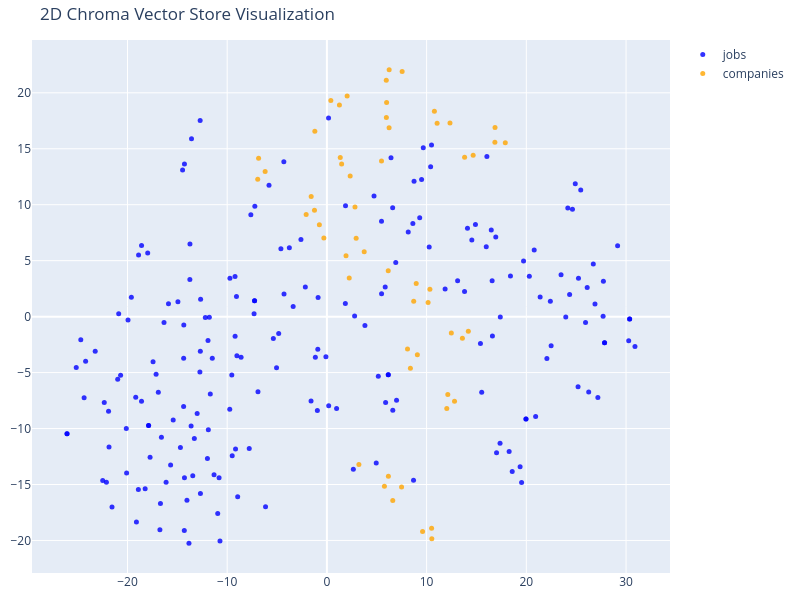

Notebook code cell kept with this figure:
### Markdown cell above
Each dot is one chunk. Hover over a dot to see its text.

Notice how job chunks and company chunks form separate groups: the embedding model has captured that they are about different things.

### Code cell
tsne = TSNE(n_components=2, random_state=42)
reduced_vectors = tsne.fit_transform(vectors)
fig = go.Figure()

for doc_type, color in type_colors.items():
    indexes = [i for i, t in enumerate(doc_types) if t == doc_type]
    fig.add_trace(
        go.Scatter(
            x=reduced_vectors[indexes, 0],
            y=reduced_vectors[indexes, 1],
            mode="markers",
            name=doc_type,
            marker=dict(size=5, color=color, opacity=0.8),
            text=[
                f"Type: {doc_type}<br>Text: {documents[i][:100]}..." for i in indexes
            ],
            hoverinfo="text",
        )
    )

fig.update_layout(
    title="2D Chroma Vector Store Visualization",
    width=800,
    height=600,
    margin=dict(r=20, b=10, l=10, t=40),
)

fig.show()

### Figure 1 — Plotly figure (JSON) as saved in the notebook; plotly's stock layout.template omitted (floating-point values rounded to 4 significant figures; data arrays with more than 128 entries replaced by an {"elided": "..."} marker saying what was removed)
{"data": [{"hoverinfo": "text", "marker": {"color": "blue", "opacity": 0.8, "size": 5}, "mode": "markers", "name": "jobs", "text": {"elided": "200 str values"}, "type": "scatter", "x": {"elided": "200 float values"}, "y": {"elided": "200 float values"}}, {"hoverinfo": "text", "marker": {"color": "orange", "opacity": 0.8, "size": 5}, "mode": "markers", "name": "companies", "text": ["Type: companies<br>Text: ---\ncompany: \"WRITER\"\nresearched_at: \"2026-09-24_0926\"\n---\n\n# WRITER\n\n## Overview\n\nWRITER is a San F...", "Type: companies<br>Text: ## Funding and Ownership\n\nWRITER is **privately held and venture-backed**. It announced a $100 milli...", "Type: companies<br>Text: For the **San Francisco AI engineer role**, WRITER says the work includes designing and deploying sc...", "Type: companies<br>Text: ---\ncompany: \"Trinity Industries\"\nresearched_at: \"2026-09-24_0926\"\n---\n\n# Trinity Industries\n\n## Ove...", "Type: companies<br>Text: ## Funding and Ownership\n\nTrinity Industries is **publicly traded**, with common stock listed under ...", "Type: companies<br>Text: The **AI Engineer Associate** posting focuses on a different, enterprise-wide use case: building and...", "Type: companies<br>Text: ## Sources\n\n- https://www.sec.gov/Archives/edgar/data/99780/000009978026000014/trn-20251231.htm\n- ht...", "Type: companies<br>Text: ---\ncompany: \"Amgen\"\nresearched_at: \"2026-09-24_0926\"\n---\n\n# Amgen\n\n## Overview\nAmgen is a biotechno...", "Type: companies<br>Text: ## Funding and Ownership\nAmgen is **publicly traded**, not a venture-backed startup or a subsidiary ...", "Type: companies<br>Text: **For this role specifically**, OI&A means *Obesity Intelligence & Analytics*. The posting places th...", "Type: companies<br>Text: ## Sources\n- https://www.sec.gov/Archives/edgar/data/318154/000031815426000010/amgn-20251231.htm\n- h...", "Type: companies<br>Text: ---\ncompany: \"Toyota North America\"\nresearched_at: \"2026-09-24_0926\"\n---\n\n# Toyota North America\n\n##...", "Type: companies<br>Text: ## Products and Services\n\nToyota’s regional operations develop, manufacture, and sell Toyota and Lex...", "Type: companies<br>Text: ## AI Focus\n\nToyota has an enterprise AI organization responsible for AI strategy, governance, deliv...", "Type: companies<br>Text: **This particular role is focused on TFS products, not autonomous driving.** The posting describes a...", "Type: companies<br>Text: ## Sources\n\n- https://global.toyota/en/company/profile/facilities/manufacturing-worldwide/north_amer...", "Type: companies<br>Text: ---\ncompany: \"J2B GLOBAL LLC\"\nresearched_at: \"2026-09-24_0926\"\n---\n\n# J2B GLOBAL LLC\n\n## Overview\n\n*...", "Type: companies<br>Text: ## Funding and Ownership\n\nJ2B’s LinkedIn profile identifies it as **privately held**. No reliable in...", "Type: companies<br>Text: For this **Gen AI Engineer** opening, the job posting describes a forward-deployed role: building, d...", "Type: companies<br>Text: ## Sources\n\n- https://j2bglobal.com/\n- https://www.linkedin.com/company/j2b-global-llc\n- https://www...", "Type: companies<br>Text: ---\ncompany: \"iManage\"\nresearched_at: \"2026-09-24_0926\"\n---\n\n# iManage\n\n## Overview\n\niManage is a Ch...", "Type: companies<br>Text: ## Funding and Ownership\n\niManage is privately held. In April 2023, Bain Capital Tech Opportunities ...", "Type: companies<br>Text: ## AI Focus\n\niManage builds AI into its knowledge-work platform. **Ask iManage** lets users ask natu...", "Type: companies<br>Text: The **Applied AI Engineer (New or Recent Grad)** posting gives a direct picture of the work: helping...", "Type: companies<br>Text: ## Sources\n\n- https://imanagecom.applytojob.com/apply/r4huAJvEWl/Applied-AI-Engineer-New-Or-Recent-G...", "Type: companies<br>Text: ---\ncompany: \"Realtor.com\"\nresearched_at: \"2026-09-24_0926\"\n---\n\n# Realtor.com\n\n## Overview\n\nRealtor...", "Type: companies<br>Text: ## Funding and Ownership\n\nRealtor.com is part of Move, which is **majority-owned by publicly traded ...", "Type: companies<br>Text: The **Austin AI Engineer** posting is specifically for the AI Integrations team’s *safety layer* for...", "Type: companies<br>Text: ## Sources\n\n- https://mediaroom.realtor.com/2025-02-06-Realtor-com-R-Makes-Austin,-Texas-Its-New-Hea...", "Type: companies<br>Text: ---\ncompany: \"American Express\"\nresearched_at: \"2026-09-24_0926\"\n---\n\n# American Express\n\n## Overvie...", "Type: companies<br>Text: ## Funding and Ownership\nAmerican Express is publicly traded on the New York Stock Exchange under **...", "Type: companies<br>Text: For the **Sunrise AI Engineer I** role, the posting says an engineer may help develop, test, and int...", "Type: companies<br>Text: ## Sources\n- https://www.sec.gov/Archives/edgar/data/4962/000000496226000080/axp-20251231.htm\n- http...", "Type: companies<br>Text: ---\ncompany: \"Blue Cross and Blue Shield of Nebraska\"\nresearched_at: \"2026-09-24_0926\"\n---\n\n# Blue C...", "Type: companies<br>Text: ## Funding and Ownership\n\nBCBSNE is **privately held within a mutual insurance holding-company struc...", "Type: companies<br>Text: ## AI Focus\n\nBCBSNE says it has a live AI platform whose agents help internal teams reduce manual wo...", "Type: companies<br>Text: The engineer would also define how new agents integrate—including input and output formats, confiden...", "Type: companies<br>Text: ## Sources\n\n- https://www.nebraskablue.com/Member-Services/Contact-Us\n- https://www.nebraskablue.com...", "Type: companies<br>Text: ---\ncompany: \"Optum\"\nresearched_at: \"2026-09-24_0926\"\n---\n\n# Optum\n\n## Overview\nOptum is a UnitedHea...", "Type: companies<br>Text: ## Funding and Ownership\nOptum is part of **UnitedHealth Group**, rather than a separately listed co...", "Type: companies<br>Text: The posting also lists traditional ML work, including **XGBoost classification** and **K-means clust...", "Type: companies<br>Text: ---\ncompany: \"Purple Cow Recruiting\"\nresearched_at: \"2026-09-24_0926\"\n---\n\n# Purple Cow Recruiting\n\n...", "Type: companies<br>Text: ## Products and Services\n\nPurple Cow provides government staffing, commercial recruiting, candidate ...", "Type: companies<br>Text: ## AI Focus\n\n**The advertised engineering work belongs to the unnamed client; it should not be mista...", "Type: companies<br>Text: The posting estimates a **60% AI/machine-learning and 40% product/full-stack engineering** split. Li...", "Type: companies<br>Text: ## Sources\n\n- https://bebee.com/us/jobs/applied-ai-engineer-production-ai-llm-systems-purple-cow-rec...", "Type: companies<br>Text: ---\ncompany: \"RA Capital Management\"\nresearched_at: \"2026-09-24_0926\"\n---\n\n# RA Capital Management\n\n...", "Type: companies<br>Text: ## Funding and Ownership\n\nRA Capital is a **privately held investment manager**, not a publicly trad...", "Type: companies<br>Text: The engineer would develop and deploy end-to-end AI applications; build deep-learning models for tim...", "Type: companies<br>Text: ---\ncompany: \"Capital One\"\nresearched_at: \"2026-09-24_0926\"\n---\n\n# Capital One\n\n## Overview\n\nCapital...", "Type: companies<br>Text: ## Funding and Ownership\n\nCapital One is **publicly traded on the NYSE under COF**, rather than vent...", "Type: companies<br>Text: The advertised **Staff AI Engineer** role sits on the *Intelligent Foundations and Experiences* team...", "Type: companies<br>Text: ## Sources\n\n- https://www.capitalonecareers.com/job/san-francisco/staff-ai-engineer-remote-eligible/...", "Type: companies<br>Text: ---\ncompany: \"Alvarez & Marsal\"\nresearched_at: \"2026-09-24_0926\"\n---\n\n# Alvarez & Marsal\n\n## Overvie...", "Type: companies<br>Text: ## Funding and Ownership\n\nA&M describes itself as **privately held since its founding in 1983**. No ...", "Type: companies<br>Text: The **Chicago role is focused on A&M’s internal Intelligence Layer**, rather than solely on client c...", "Type: companies<br>Text: ## Sources\n\n- https://www.alvarezandmarsal.com/about-am\n- https://www.linkedin.com/company/alvarez-%..."], "type": "scatter", "x": [-6.195, -6.85, -6.938, 10.5, 9.593, 2.933, 10.52, 6.236, 5.987, 5.475, 5.963, 6.165, 7.489, 6.603, 3.209, 5.769, 1.478, 1.34, 2.817, 2.334, 10.33, 10.15, 8.705, 6.15, 8.956, 12.8, 12.02, 2.24, 12.13, 7.544, 5.954, 1.916, 6.244, 16.84, 16.86, 14.67, 13.81, 17.89, 11.05, 10.78, 12.34, -1.245, -1.577, -0.7557, -0.3064, -2.079, 14.18, 13.59, 12.48, 9.07, 8.374, 3.741, 8.083, 1.256, 2.03, -1.21, 0.3948], "y": [12.97, 14.15, 12.28, -18.91, -19.19, 6.992, -19.85, 16.88, 19.14, 13.91, 17.8, -14.27, -15.23, -16.43, -13.22, -15.16, 13.64, 14.23, 9.787, 12.57, 2.436, 1.269, 1.381, 4.09, 2.958, -7.562, -8.205, 3.455, -6.955, 21.9, 21.11, 5.438, 22.06, 15.57, 16.91, 14.41, 14.24, 15.53, 17.27, 18.34, 17.3, 9.511, 10.73, 8.205, 7.035, 9.115, -1.318, -1.926, -1.474, -3.399, -4.615, 5.8, -2.891, 18.91, 19.72, 16.55, 19.31]}], "layout": {"height": 600, "margin": {"b": 10, "l": 10, "r": 20, "t": 40}, "title": {"text": "2D Chroma Vector Store Visualization"}, "width": 800}}
